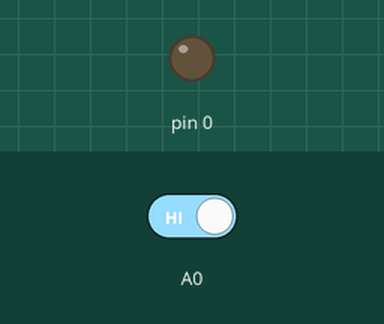
Simulated run of this sketch. Board: Arduino Uno, built with avr-gcc and run on an emulated ATmega328P. Shown: output pins drawn as LEDs (lit = HIGH). The test bench sets the inputs (shaded band); at power-on: A0 HIGH.

Above: at 1.2 s.
1.3 s: A0 driven LOW
At 2.4 s:
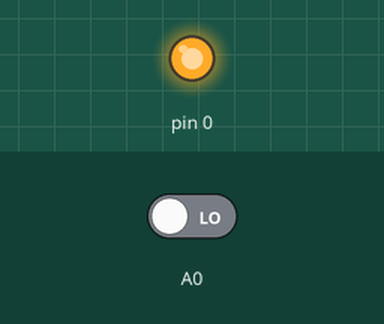
2.8 s: A0 driven HIGH
At 3.5 s:
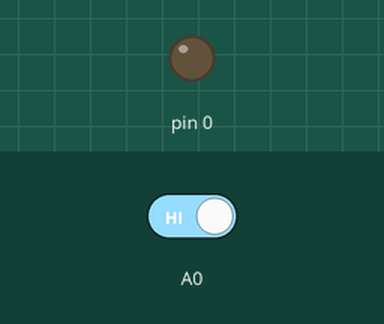
Timing chart, 0 to 5.8 s (numbered marks = the images above; inputs shaded):
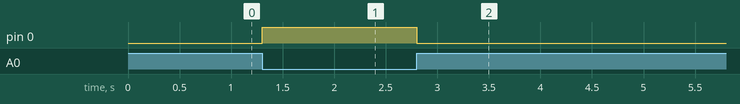

Measured:
- after the input at 1.3 s, pin 0: LOW → HIGH at once
- after the input at 2.8 s, pin 0: HIGH → LOW at once

The sketch:

ex3.ino
```cpp
void setup() {
  pinMode(0, OUTPUT);
}

void loop() {
  // put your main code here, to run repeatedly:
  int val = digitalRead(A0);
  if (val == LOW) {
    digitalWrite(0, HIGH);
  } else {
    digitalWrite(0, LOW);
  }

}
```
